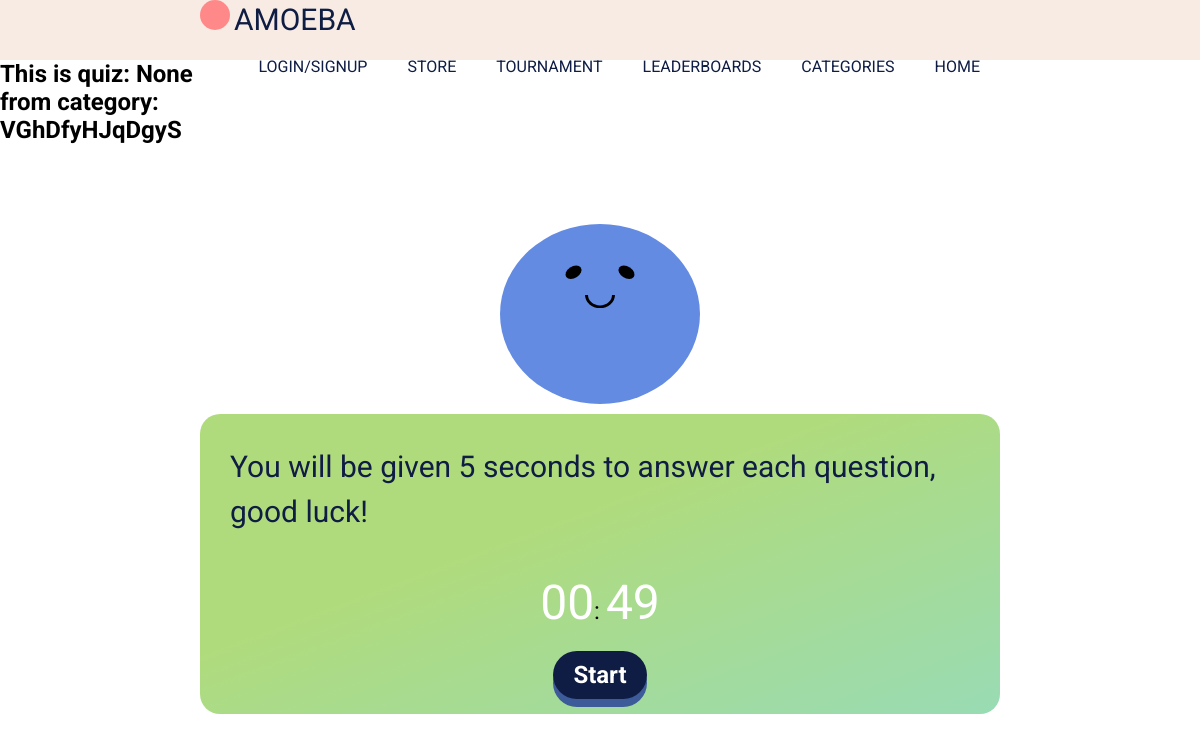
The page /quiz/1 on the database as committed earlier.
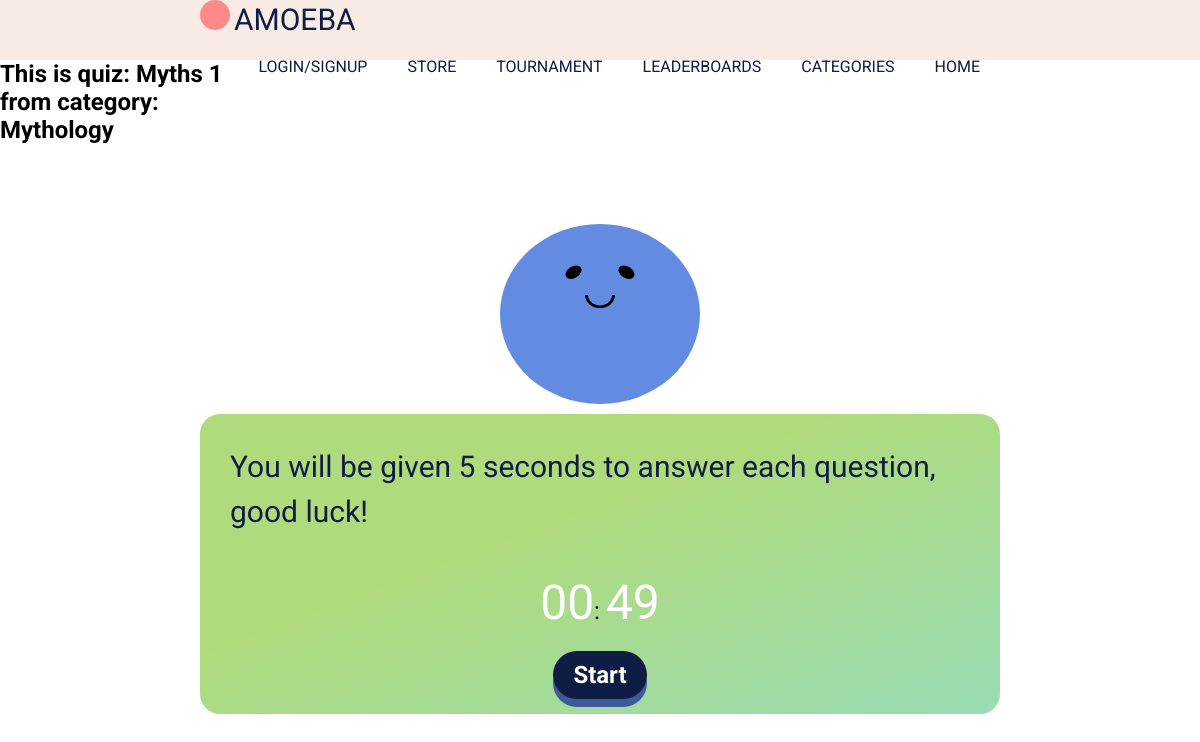
The same page on the database as committed later.
### app/models.py (models this page shows, shortened)
class Quiz(db.Model):
  id = db.Column(db.Integer, primary_key=True)
  category = db.Column(db.String(32), index=True)
  quizname = db.Column(db.String(32), index=True, unique=True)
  filename = db.Column(db.String(32),unique=True)
  date_added = db.Column(db.DateTime, index=True, default=datetime.utcnow)
  user_id = db.Column(db.Integer, db.ForeignKey('user.id'))
  attempts = db.relationship('Attempt', backref = 'quiz', lazy = 'dynamic')

### app/routes.py (the view)
@app.route('/quiz/<quizid>', methods=['POST', 'GET'])
def quiz(quizid):
  quiz = Quiz.query.filter_by(id=quizid).first()
  questionset = {
    "questions":[
    {
    "question": "Which of these is a virus?",
      "answers":[
        "Staphylococcus",
        "leukemia",
        "Scoliosis",
        "chicken pox"
      ],
    "answerindex": 3
    },
    {
    "question": "Among these elements, which one has the highest atomic mass?",
      "answers":[
        "Helium",
        "Sodium",
        "Uranium",
        "Copper"
      ],
    "answerindex": 2
    },
    {
    "question": " Which of these has the longest wave length?",
      "answers":[
        "Radio waves",
        "Visible light",
        "X-rays",
      ],
    "answerindex": 0
    },
  ]
  }
  return render_template('quiz.html', questionset=questionset, quizname=quiz.quizname, quizcat=quiz.category)

### app/templates/quiz.html (shortened to what this page needs)
{% extends "template.html" %} {% block head %}
<link
  rel="stylesheet"
  type="text/css"
  href="{{ url_for('static', filename = 'styles/content.css')}}"
/>
<link
  rel="stylesheet"
  type="text/css"
  href="{{ url_for('static', filename='styles/quizstyle.css')}}"
/>
<link
  rel="stylesheet"
  type="text/css"
  href="{{ url_for('static', filename='styles/amoeba.css')}}"
/>
{% endblock %} {% block content %}
<h2>This is quiz: {{ quizname }} from category: {{ quizcat }}</h2>
<div class="quizcontent">
  <div class="amoeba_ball" id="amoebabody">
    <div class="amoeba_eye eye_left"></div>
    <div class="amoeba_eye eye_right"></div>
    <div class="amoeba_smile"></div>
  </div>
  <div class="container">
    <p id="description">
      You will be given 5 seconds to answer each question, good luck!
    </p>
    <div class="timer">
      <span id="minutes">00</span>:
      <span id="seconds">00</span>
    </div>
    <div class="controls">
      <button id="start-btn" class="start-btn btn">Start</button>
    </div>
  </div>
</div>
{% endblock %}

### app/templates/template.html (shortened to what this page needs)
<html lang="en">
  <head>
    <link
      rel="stylesheet"
      type="text/css"
      href="{{ url_for('static', filename =
    'styles/content.css')}}"
    />
    {%block head%}{% endblock %}
  </head>
  <body>
    <header>
      <div class="header-content">
        <div class="logo">
          <div id="amoeba-logo"></div>
          <span id="logo-text">AMOEBA</span>
        </div>
        <u1 class="navigation">
          <a href="{{ url_for('index') }}">HOME</a>
          <a href="{{ url_for('categories') }}">CATEGORIES</a>
          <a>LEADERBOARDS</a>
          <a>TOURNAMENT</a>
          <a>STORE</a>
          {% if current_user.is_anonymous%}
          <a href="{{ url_for('signup_login') }}">LOGIN/SIGNUP</a>
          {% else %}
          <a href="{{ url_for('logout') }}">LOGOUT</a>
          {% endif %}
        </u1>
      </div>
    </header>
    {% block content %}{% endblock %}
  </body>
</html>

### app/static/styles/content.css (style rules this page uses)
* { padding: 0; margin: 0; list-style: none; text-decoration: none; font-family: 'roboto', sans-serif; box-sizing: border-box; }
body { background-color: white; }
header { width: 100%; height: 60px; display: block; background-color: #f7ebe4; }
.header-content { height: inherit; margin-left: 200px; margin-right: 200px; }
button, .formbutton { padding: 20px 60px; border-radius: 28px; border: 0; background-color: #0f1c43; font-size: 20px; font-weight: 500; color: #f7ebe4; box-shadow: 0px 8px rgb(61, 90, 153) }
.logo { float: left; display: inline-block; color: #0f1c43; margin-top }
#amoeba-logo { background-color: #ff8989; border-radius: 50%; width: 30px; height: 30px; display: inline-block; }
#logo-text { font-size: 30px; }
.navigation { float: right; }
.navigation a { height: 100%; float: right; padding: 20px 20px; list-style: none; color: #0f1c43; }
p { font-size: 20px; color: #0f1c43; font-weight: heavy; line-height: 1.5em; }

### app/static/styles/quizstyle.css (style rules this page uses)
:root { --hue-neutral: #99dbb4; --hue-wrong: 0; --hue-correct: #b0db7d; }
body { border-radius: 20px; padding: 0; margin: 0; width: 100vw; height: 100vh; }
.quizcontent { width: 100vw; height: 80vh; display: grid; justify-content: center; align-content: center; position: relative; }
.btn { border: 1px solid hsl(var(--hue), 100%, 30%); padding: 5px 10px; outline: none; color: white; }
.container { background-image: linear-gradient( to bottom right, var(--hue-correct) 40%, var(--hue-neutral) 100% ); width: 800px; max-width: 100%; padding: 10px; height: 300px; border-radius: 20px; box-shadow: 5px 5px 20px rgba($gray, 10%); font-size: 24px; }
#description { padding: 20px; font-size: 30px; }
.timer { text-align: center; margin: 20 auto 20; }
#minutes, #seconds { font-size: 48px; color: white; }
.start-btn, .next-btn { font-size: 1.5rem; font-weight: bold; padding: 10px 20px; }
.controls { display: flex; justify-content: center; align-items: center; }

### app/static/styles/amoeba.css (style rules this page uses)
.amoeba_ball { height: 200px; width: 200px; background-color: #638be2; border-radius: 50%; transform: scale(1, 0.9); position: relative; margin: 0 auto 0; animation: bounce 1s ease-in infinite; }
.amoeba_eye { height: 15px; width: 15px; background-color: black; border-radius: 50%; transform: translate(-50%, -50%); position: absolute; top: 23%; z-index: 2; }
.eye_left { left: 33%; transform: skewX(-20deg); z-index: 2; }
.eye_right { right: 33%; transform: skewX(20deg); z-index: 2; }
.amoeba_smile { height: 15px; width: 30px; border-bottom-left-radius: 15px; border-bottom-right-radius: 15px; border: 3px solid black; border-top: 0; transform: translate(-50%, -50%); position: absolute; left: 50%; top: 43%; z-index: 2; }

Rows that differ between the two databases and show on the page:
changed Quiz: quizname (not shown) → "Myths 1"; category "VGhDfyHJqDgyS" → "Mythology"
Other text that changed with them:
{{ quizname }}: "None" → (not shown)
